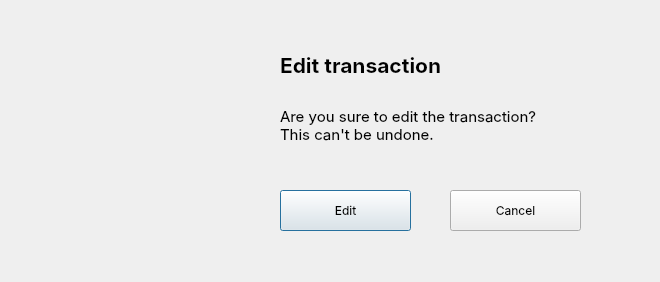
<?xml version="1.0" encoding="UTF-8"?>
<ui version="4.0">
 <class>Dialog</class>
 <widget class="QDialog" name="Dialog">
  <property name="geometry">
   <rect>
    <x>0</x>
    <y>0</y>
    <width>660</width>
    <height>282</height>
   </rect>
  </property>
  <property name="windowTitle">
   <string>Dialog</string>
  </property>
  <widget class="QLabel" name="label">
   <property name="geometry">
    <rect>
     <x>40</x>
     <y>40</y>
     <width>200</width>
     <height>200</height>
    </rect>
   </property>
   <property name="text">
    <string/>
   </property>
   <property name="pixmap">
    <pixmap>edit_warning.png</pixmap>
   </property>
   <property name="scaledContents">
    <bool>true</bool>
   </property>
  </widget>
  <widget class="QPushButton" name="edit_btn">
   <property name="geometry">
    <rect>
     <x>280</x>
     <y>190</y>
     <width>131</width>
     <height>41</height>
    </rect>
   </property>
   <property name="font">
    <font>
     <family>SF Pro Display</family>
     <pointsize>9</pointsize>
    </font>
   </property>
   <property name="text">
    <string>Edit</string>
   </property>
   <property name="default">
    <bool>false</bool>
   </property>
   <property name="flat">
    <bool>false</bool>
   </property>
  </widget>
  <widget class="QPushButton" name="pushButton_2">
   <property name="geometry">
    <rect>
     <x>450</x>
     <y>190</y>
     <width>131</width>
     <height>41</height>
    </rect>
   </property>
   <property name="font">
    <font>
     <family>SF Pro Display</family>
     <pointsize>9</pointsize>
    </font>
   </property>
   <property name="text">
    <string>Cancel</string>
   </property>
  </widget>
  <widget class="QLabel" name="label_2">
   <property name="geometry">
    <rect>
     <x>280</x>
     <y>30</y>
     <width>391</width>
     <height>71</height>
    </rect>
   </property>
   <property name="font">
    <font>
     <family>SF Pro Display</family>
     <pointsize>16</pointsize>
     <weight>75</weight>
     <bold>true</bold>
    </font>
   </property>
   <property name="text">
    <string>Edit transaction</string>
   </property>
  </widget>
  <widget class="QLabel" name="label_3">
   <property name="geometry">
    <rect>
     <x>280</x>
     <y>90</y>
     <width>391</width>
     <height>71</height>
    </rect>
   </property>
   <property name="font">
    <font>
     <family>SF Pro Display</family>
     <pointsize>11</pointsize>
     <weight>50</weight>
     <bold>false</bold>
    </font>
   </property>
   <property name="text">
    <string>&lt;html&gt;&lt;head/&gt;&lt;body&gt;&lt;p&gt;Are you sure to edit the transaction?&lt;br/&gt;This can't be undone.&lt;/p&gt;&lt;/body&gt;&lt;/html&gt;</string>
   </property>
  </widget>
 </widget>
 <resources/>
 <connections/>
</ui>
